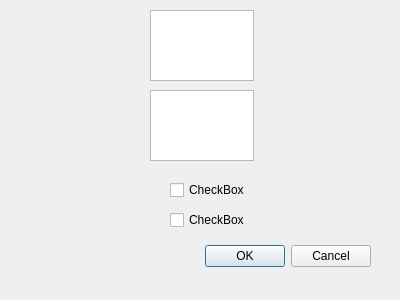
<?xml version="1.0" encoding="UTF-8"?>
<ui version="4.0">
 <class>serwer</class>
 <widget class="QDialog" name="serwer">
  <property name="geometry">
   <rect>
    <x>0</x>
    <y>0</y>
    <width>400</width>
    <height>300</height>
   </rect>
  </property>
  <property name="windowTitle">
   <string>Dialog</string>
  </property>
  <widget class="QDialogButtonBox" name="buttonBox">
   <property name="geometry">
    <rect>
     <x>30</x>
     <y>240</y>
     <width>341</width>
     <height>32</height>
    </rect>
   </property>
   <property name="orientation">
    <enum>Qt::Orientation::Horizontal</enum>
   </property>
   <property name="standardButtons">
    <set>QDialogButtonBox::StandardButton::Cancel|QDialogButtonBox::StandardButton::Ok</set>
   </property>
  </widget>
  <widget class="QTextEdit" name="IP">
   <property name="geometry">
    <rect>
     <x>150</x>
     <y>10</y>
     <width>104</width>
     <height>71</height>
    </rect>
   </property>
  </widget>
  <widget class="QTextEdit" name="PORT">
   <property name="geometry">
    <rect>
     <x>150</x>
     <y>90</y>
     <width>104</width>
     <height>71</height>
    </rect>
   </property>
  </widget>
  <widget class="QCheckBox" name="serwer_2">
   <property name="geometry">
    <rect>
     <x>170</x>
     <y>180</y>
     <width>76</width>
     <height>20</height>
    </rect>
   </property>
   <property name="text">
    <string>CheckBox</string>
   </property>
  </widget>
  <widget class="QCheckBox" name="klient">
   <property name="geometry">
    <rect>
     <x>170</x>
     <y>210</y>
     <width>76</width>
     <height>20</height>
    </rect>
   </property>
   <property name="text">
    <string>CheckBox</string>
   </property>
  </widget>
 </widget>
 <resources/>
 <connections>
  <connection>
   <sender>buttonBox</sender>
   <signal>accepted()</signal>
   <receiver>serwer</receiver>
   <slot>accept()</slot>
   <hints>
    <hint type="sourcelabel">
     <x>248</x>
     <y>254</y>
    </hint>
    <hint type="destinationlabel">
     <x>157</x>
     <y>274</y>
    </hint>
   </hints>
  </connection>
  <connection>
   <sender>buttonBox</sender>
   <signal>rejected()</signal>
   <receiver>serwer</receiver>
   <slot>reject()</slot>
   <hints>
    <hint type="sourcelabel">
     <x>316</x>
     <y>260</y>
    </hint>
    <hint type="destinationlabel">
     <x>286</x>
     <y>274</y>
    </hint>
   </hints>
  </connection>
 </connections>
</ui>
